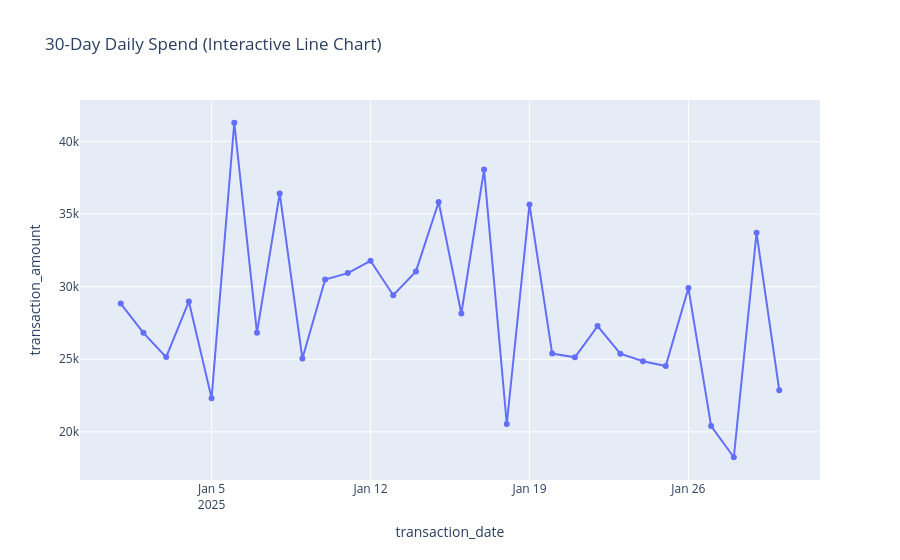

The code cell stored with this chart in its notebook:
### Markdown cell above
### 🔹 Interactive Time Series: `px.line()`
- **What it does:** Creates an interactive time series line chart with zoom, hover inspections, and series toggles.
- **Syntax:** `plotly.express.line(data_frame=None, x=None, y=None, line_group=None, color=None, line_dash=None, hover_name=None, hover_data=None, custom_data=None, text=None, facet_row=None, facet_col=None, facet_col_wrap=0, error_x=None, error_x_minus=None, error_y=None, error_y_minus=None, animation_frame=None, animation_group=None, category_orders=None, labels=None, orientation=None, color_discrete_sequence=None, color_discrete_map=None, markers=False, log_x=False, log_y=False, range_x=None, range_y=None, render_mode='auto', title=None, template=None, width=None, height=None)`
- **Key Note:** Double-clicking on legend entries isolates specific series traces dynamically in the UI.
- **Dataset Application & Code Demonstration:** Applies Interactive Time Series on fintech records using columns `transaction_amount`, `transaction_date` to demonstrate real-world execution.

### Code cell
# 1. Prepare daily aggregated spend
daily_trend = df.set_index('transaction_date').resample('D')['transaction_amount'].sum().reset_index().head(30)

# 2. Build interactive line chart
fig = px.line(daily_trend, x='transaction_date', y='transaction_amount', title='30-Day Daily Spend (Interactive Line Chart)', markers=True)
fig.show()

### Figure 1 — Plotly figure (JSON) as saved in the notebook; plotly's stock layout.template omitted (floating-point values rounded to 4 significant figures)
{"data": [{"hovertemplate": "transaction_date=%{x}<br>transaction_amount=%{y}<extra></extra>", "legendgroup": "", "line": {"color": "#636efa", "dash": "solid"}, "marker": {"symbol": "circle"}, "mode": "lines+markers", "name": "", "orientation": "v", "showlegend": false, "type": "scatter", "x": ["2025-01-01T00:00:00", "2025-01-02T00:00:00", "2025-01-03T00:00:00", "2025-01-04T00:00:00", "2025-01-05T00:00:00", "2025-01-06T00:00:00", "2025-01-07T00:00:00", "2025-01-08T00:00:00", "2025-01-09T00:00:00", "2025-01-10T00:00:00", "2025-01-11T00:00:00", "2025-01-12T00:00:00", "2025-01-13T00:00:00", "2025-01-14T00:00:00", "2025-01-15T00:00:00", "2025-01-16T00:00:00", "2025-01-17T00:00:00", "2025-01-18T00:00:00", "2025-01-19T00:00:00", "2025-01-20T00:00:00", "2025-01-21T00:00:00", "2025-01-22T00:00:00", "2025-01-23T00:00:00", "2025-01-24T00:00:00", "2025-01-25T00:00:00", "2025-01-26T00:00:00", "2025-01-27T00:00:00", "2025-01-28T00:00:00", "2025-01-29T00:00:00", "2025-01-30T00:00:00"], "xaxis": "x", "y": [28840.0, 26820.0, 25150.0, 28980.0, 22320.0, 41290.0, 26830.0, 36420.0, 25050.0, 30490.0, 30930.0, 31780.0, 29410.0, 31050.0, 35830.0, 28150.0, 38060.0, 20540.0, 35660.0, 25400.0, 25130.0, 27290.0, 25390.0, 24870.0, 24540.0, 29900.0, 20400.0, 18250.0, 33710.0, 22880.0], "yaxis": "y"}], "layout": {"legend": {"tracegroupgap": 0}, "title": {"text": "30-Day Daily Spend (Interactive Line Chart)"}, "xaxis": {"anchor": "y", "domain": [0.0, 1.0], "title": {"text": "transaction_date"}}, "yaxis": {"anchor": "x", "domain": [0.0, 1.0], "title": {"text": "transaction_amount"}}}}
